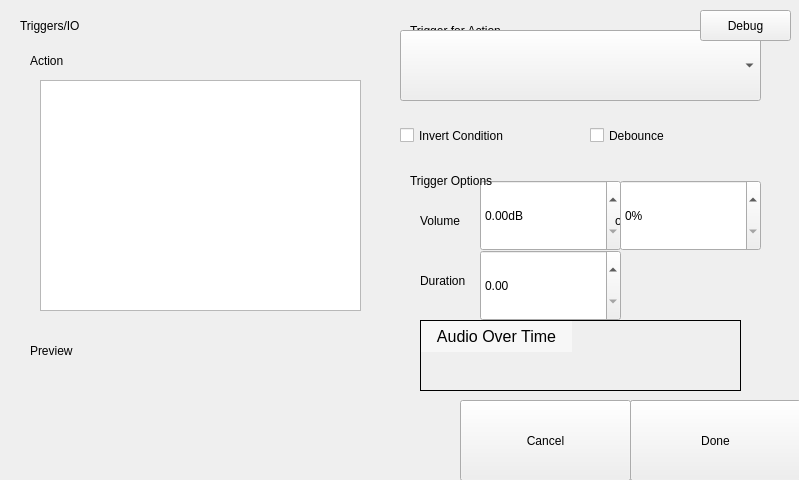
<?xml version="1.0" encoding="UTF-8"?>
<ui version="4.0">
 <class>Form</class>
 <widget class="QWidget" name="Form">
  <property name="geometry">
   <rect>
    <x>0</x>
    <y>0</y>
    <width>799</width>
    <height>480</height>
   </rect>
  </property>
  <property name="windowTitle">
   <string>Triggers</string>
  </property>
  <widget class="HeaderLabel" name="headerlabel">
   <property name="geometry">
    <rect>
     <x>20</x>
     <y>10</y>
     <width>271</width>
     <height>31</height>
    </rect>
   </property>
   <property name="text">
    <string>Triggers/IO</string>
   </property>
  </widget>
  <widget class="Backdrop" name="backdrop">
   <property name="geometry">
    <rect>
     <x>0</x>
     <y>0</y>
     <width>801</width>
     <height>481</height>
    </rect>
   </property>
  </widget>
  <widget class="Label" name="uiUnsavedChangesWarning">
   <property name="geometry">
    <rect>
     <x>420</x>
     <y>397</y>
     <width>361</width>
     <height>21</height>
    </rect>
   </property>
   <property name="text">
    <string>* Press Save to apply changes.</string>
   </property>
   <property name="alignment">
    <set>Qt::AlignRight|Qt::AlignTrailing|Qt::AlignVCenter</set>
   </property>
  </widget>
  <widget class="Button" name="uiSave">
   <property name="geometry">
    <rect>
     <x>630</x>
     <y>400</y>
     <width>171</width>
     <height>81</height>
    </rect>
   </property>
   <property name="text">
    <string>Save</string>
   </property>
   <property name="clickMarginLeft" stdset="0">
    <enum>Button::half</enum>
   </property>
  </widget>
  <widget class="Button" name="uiDone">
   <property name="geometry">
    <rect>
     <x>630</x>
     <y>400</y>
     <width>171</width>
     <height>81</height>
    </rect>
   </property>
   <property name="text">
    <string>Done</string>
   </property>
   <property name="clickMarginLeft" stdset="0">
    <enum>Button::half</enum>
   </property>
  </widget>
  <widget class="Button" name="uiCancel">
   <property name="geometry">
    <rect>
     <x>460</x>
     <y>400</y>
     <width>171</width>
     <height>81</height>
    </rect>
   </property>
   <property name="text">
    <string>Cancel</string>
   </property>
   <property name="clickMarginRight" stdset="0">
    <enum>Button::half</enum>
   </property>
  </widget>
  <widget class="Subheader" name="subheader">
   <property name="geometry">
    <rect>
     <x>30</x>
     <y>50</y>
     <width>321</width>
     <height>21</height>
    </rect>
   </property>
   <property name="text">
    <string>Action</string>
   </property>
  </widget>
  <widget class="ComboBox" name="uiTriggerList">
   <property name="geometry">
    <rect>
     <x>400</x>
     <y>30</y>
     <width>361</width>
     <height>71</height>
    </rect>
   </property>
   <property name="currentIndex">
    <number>-1</number>
   </property>
   <property name="clickMarginBottom" stdset="0">
    <enum>ComboBox::half</enum>
   </property>
  </widget>
  <widget class="Subheader" name="subheader_2">
   <property name="geometry">
    <rect>
     <x>410</x>
     <y>20</y>
     <width>371</width>
     <height>21</height>
    </rect>
   </property>
   <property name="text">
    <string>Trigger for Action</string>
   </property>
  </widget>
  <widget class="CheckBox" name="uiInvertCondition">
   <property name="geometry">
    <rect>
     <x>400</x>
     <y>100</y>
     <width>191</width>
     <height>71</height>
    </rect>
   </property>
   <property name="text">
    <string>Invert Condition</string>
   </property>
   <property name="clickMarginTop" stdset="0">
    <enum>CheckBox::half</enum>
   </property>
  </widget>
  <widget class="CheckBox" name="uiDebounce">
   <property name="geometry">
    <rect>
     <x>590</x>
     <y>100</y>
     <width>171</width>
     <height>71</height>
    </rect>
   </property>
   <property name="text">
    <string>Debounce</string>
   </property>
   <property name="clickMarginTop" stdset="0">
    <enum>CheckBox::half</enum>
   </property>
  </widget>
  <widget class="ScrollList" name="uiActionList">
   <property name="geometry">
    <rect>
     <x>40</x>
     <y>80</y>
     <width>321</width>
     <height>231</height>
    </rect>
   </property>
   <property name="editTriggers">
    <set>QAbstractItemView::NoEditTriggers</set>
   </property>
  </widget>
  <widget class="QWidget" name="uiPreview" native="true">
   <property name="geometry">
    <rect>
     <x>40</x>
     <y>370</y>
     <width>321</width>
     <height>111</height>
    </rect>
   </property>
  </widget>
  <widget class="Subheader" name="uiPreviewSubheader">
   <property name="geometry">
    <rect>
     <x>30</x>
     <y>340</y>
     <width>321</width>
     <height>21</height>
    </rect>
   </property>
   <property name="text">
    <string>Preview</string>
   </property>
  </widget>
  <widget class="QStackedWidget" name="uiIndividualTriggerConfigurationPanes">
   <property name="geometry">
    <rect>
     <x>400</x>
     <y>160</y>
     <width>401</width>
     <height>241</height>
    </rect>
   </property>
   <property name="currentIndex">
    <number>5</number>
   </property>
   <widget class="QWidget" name="uiNonePane"/>
   <widget class="QWidget" name="uiVirtualPane"/>
   <widget class="QWidget" name="uiIo1Pane">
    <widget class="DecimalSpinBox" name="uiIo1ThresholdVoltage">
     <property name="geometry">
      <rect>
       <x>140</x>
       <y>20</y>
       <width>221</width>
       <height>81</height>
      </rect>
     </property>
     <property name="suffix">
      <string> Volts</string>
     </property>
     <property name="maximum">
      <double>6.600000000000000</double>
     </property>
     <property name="singleStep">
      <double>0.100000000000000</double>
     </property>
    </widget>
    <widget class="CheckBox" name="uiIo120MAPullup">
     <property name="geometry">
      <rect>
       <x>140</x>
       <y>110</y>
       <width>151</width>
       <height>81</height>
      </rect>
     </property>
     <property name="text">
      <string>20mA at
5 Volts</string>
     </property>
    </widget>
    <widget class="CheckBox" name="uiIo11MAPullup">
     <property name="geometry">
      <rect>
       <x>0</x>
       <y>110</y>
       <width>141</width>
       <height>81</height>
      </rect>
     </property>
     <property name="text">
      <string>1mA at
5 Volts</string>
     </property>
    </widget>
    <widget class="Label" name="label_2">
     <property name="geometry">
      <rect>
       <x>20</x>
       <y>40</y>
       <width>171</width>
       <height>41</height>
      </rect>
     </property>
     <property name="text">
      <string>Input Threshold</string>
     </property>
    </widget>
    <widget class="Label" name="label_4">
     <property name="geometry">
      <rect>
       <x>20</x>
       <y>100</y>
       <width>181</width>
       <height>21</height>
      </rect>
     </property>
     <property name="text">
      <string>Pullups</string>
     </property>
    </widget>
    <widget class="Subheader" name="subheader_8">
     <property name="geometry">
      <rect>
       <x>10</x>
       <y>10</y>
       <width>241</width>
       <height>21</height>
      </rect>
     </property>
     <property name="text">
      <string>Trigger Options</string>
     </property>
    </widget>
    <zorder>label_4</zorder>
    <zorder>label_2</zorder>
    <zorder>uiIo1ThresholdVoltage</zorder>
    <zorder>uiIo11MAPullup</zorder>
    <zorder>uiIo120MAPullup</zorder>
    <zorder>subheader_8</zorder>
   </widget>
   <widget class="QWidget" name="uiIo2Pane">
    <widget class="DecimalSpinBox" name="uiIo2ThresholdVoltage">
     <property name="geometry">
      <rect>
       <x>140</x>
       <y>20</y>
       <width>221</width>
       <height>81</height>
      </rect>
     </property>
     <property name="suffix">
      <string> Volts</string>
     </property>
     <property name="maximum">
      <double>6.600000000000000</double>
     </property>
     <property name="singleStep">
      <double>0.100000000000000</double>
     </property>
    </widget>
    <widget class="CheckBox" name="uiIo220MAPullup">
     <property name="geometry">
      <rect>
       <x>0</x>
       <y>110</y>
       <width>211</width>
       <height>81</height>
      </rect>
     </property>
     <property name="text">
      <string>20mA
at 5 Volts</string>
     </property>
    </widget>
    <widget class="Label" name="label_5">
     <property name="geometry">
      <rect>
       <x>20</x>
       <y>100</y>
       <width>181</width>
       <height>21</height>
      </rect>
     </property>
     <property name="text">
      <string>Pullup</string>
     </property>
    </widget>
    <widget class="Label" name="label_6">
     <property name="geometry">
      <rect>
       <x>20</x>
       <y>40</y>
       <width>171</width>
       <height>41</height>
      </rect>
     </property>
     <property name="text">
      <string>Input Threshold</string>
     </property>
    </widget>
    <widget class="Subheader" name="subheader_7">
     <property name="geometry">
      <rect>
       <x>10</x>
       <y>10</y>
       <width>241</width>
       <height>21</height>
      </rect>
     </property>
     <property name="text">
      <string>Trigger Options</string>
     </property>
    </widget>
    <zorder>label_5</zorder>
    <zorder>label_6</zorder>
    <zorder>uiIo2ThresholdVoltage</zorder>
    <zorder>uiIo220MAPullup</zorder>
    <zorder>subheader_7</zorder>
   </widget>
   <widget class="QWidget" name="uiIo3Pane">
    <widget class="Label" name="label_7">
     <property name="geometry">
      <rect>
       <x>20</x>
       <y>0</y>
       <width>321</width>
       <height>21</height>
      </rect>
     </property>
     <property name="text">
      <string>Note: Input threshold is 5 volts.</string>
     </property>
    </widget>
   </widget>
   <widget class="QWidget" name="uiAudioPane">
    <widget class="Label" name="label">
     <property name="geometry">
      <rect>
       <x>20</x>
       <y>50</y>
       <width>81</width>
       <height>21</height>
      </rect>
     </property>
     <property name="text">
      <string>Volume</string>
     </property>
    </widget>
    <widget class="Label" name="label_9">
     <property name="geometry">
      <rect>
       <x>20</x>
       <y>110</y>
       <width>80</width>
       <height>21</height>
      </rect>
     </property>
     <property name="text">
      <string>Duration</string>
     </property>
    </widget>
    <widget class="QWidget" name="uiAudioGraph" native="true">
     <property name="geometry">
      <rect>
       <x>20</x>
       <y>160</y>
       <width>321</width>
       <height>71</height>
      </rect>
     </property>
     <property name="styleSheet">
      <string notr="true">border: 1px solid black</string>
     </property>
    </widget>
    <widget class="Label" name="uiAudioGraphLabel">
     <property name="geometry">
      <rect>
       <x>21</x>
       <y>161</y>
       <width>151</width>
       <height>31</height>
      </rect>
     </property>
     <property name="styleSheet">
      <string notr="true">
			font-size: 16px;
			background: rgba(255,255,255,127);</string>
     </property>
     <property name="text">
      <string>Audio Over Time</string>
     </property>
     <property name="alignment">
      <set>Qt::AlignCenter</set>
     </property>
    </widget>
    <widget class="Label" name="label_11">
     <property name="geometry">
      <rect>
       <x>200</x>
       <y>50</y>
       <width>41</width>
       <height>21</height>
      </rect>
     </property>
     <property name="text">
      <string>or</string>
     </property>
     <property name="alignment">
      <set>Qt::AlignCenter</set>
     </property>
    </widget>
    <widget class="DecimalSpinBox" name="uiAudioTriggerDB">
     <property name="geometry">
      <rect>
       <x>80</x>
       <y>20</y>
       <width>141</width>
       <height>71</height>
      </rect>
     </property>
     <property name="suffix">
      <string>dB</string>
     </property>
     <property name="maximum">
      <double>45.000000000000000</double>
     </property>
     <property name="singleStep">
      <double>0.100000000000000</double>
     </property>
     <property name="clickMarginBottom" stdset="0">
      <enum>DecimalSpinBox::half</enum>
     </property>
    </widget>
    <widget class="SpinBox" name="uiAudioTriggerPercent">
     <property name="geometry">
      <rect>
       <x>220</x>
       <y>20</y>
       <width>141</width>
       <height>71</height>
      </rect>
     </property>
     <property name="suffix">
      <string>%</string>
     </property>
     <property name="maximum">
      <number>100</number>
     </property>
     <property name="clickMarginBottom" stdset="0">
      <enum>SpinBox::half</enum>
     </property>
    </widget>
    <widget class="Subheader" name="subheader_4">
     <property name="geometry">
      <rect>
       <x>10</x>
       <y>10</y>
       <width>241</width>
       <height>21</height>
      </rect>
     </property>
     <property name="text">
      <string>Trigger Options</string>
     </property>
    </widget>
    <widget class="DecimalSpinBox" name="uiAudioTriggerDuration">
     <property name="geometry">
      <rect>
       <x>80</x>
       <y>90</y>
       <width>141</width>
       <height>71</height>
      </rect>
     </property>
     <property name="maximum">
      <double>999999999.000000000000000</double>
     </property>
     <property name="singleStep">
      <double>0.100000000000000</double>
     </property>
     <property name="clickMarginTop" stdset="0">
      <enum>DecimalSpinBox::half</enum>
     </property>
     <property name="units" stdset="0">
      <string>s</string>
     </property>
    </widget>
    <zorder>label</zorder>
    <zorder>label_9</zorder>
    <zorder>uiAudioGraph</zorder>
    <zorder>uiAudioGraphLabel</zorder>
    <zorder>uiAudioTriggerDB</zorder>
    <zorder>label_11</zorder>
    <zorder>uiAudioTriggerPercent</zorder>
    <zorder>uiAudioTriggerDuration</zorder>
    <zorder>subheader_4</zorder>
   </widget>
   <widget class="QWidget" name="uiMotionPane">
    <widget class="QWidget" name="uiMotionGraph" native="true">
     <property name="geometry">
      <rect>
       <x>20</x>
       <y>39</y>
       <width>321</width>
       <height>121</height>
      </rect>
     </property>
     <property name="styleSheet">
      <string notr="true">border: 1px solid black</string>
     </property>
    </widget>
    <widget class="Button" name="uiConfigureMotionTriggering">
     <property name="geometry">
      <rect>
       <x>0</x>
       <y>149</y>
       <width>361</width>
       <height>81</height>
      </rect>
     </property>
     <property name="text">
      <string>Configure Motion Triggering</string>
     </property>
    </widget>
    <widget class="Label" name="uiMotionGraphLabel">
     <property name="geometry">
      <rect>
       <x>21</x>
       <y>40</y>
       <width>151</width>
       <height>31</height>
      </rect>
     </property>
     <property name="styleSheet">
      <string notr="true">
			font-size: 16px;
			background: rgba(255,255,255,127);</string>
     </property>
     <property name="text">
      <string>Motion Over Time</string>
     </property>
     <property name="alignment">
      <set>Qt::AlignCenter</set>
     </property>
    </widget>
    <widget class="Subheader" name="subheader_5">
     <property name="geometry">
      <rect>
       <x>10</x>
       <y>10</y>
       <width>241</width>
       <height>21</height>
      </rect>
     </property>
     <property name="text">
      <string>Trigger Options</string>
     </property>
    </widget>
    <zorder>uiMotionGraph</zorder>
    <zorder>uiMotionGraphLabel</zorder>
    <zorder>uiConfigureMotionTriggering</zorder>
    <zorder>subheader_5</zorder>
   </widget>
   <widget class="QWidget" name="uiDelayPane">
    <widget class="DecimalSpinBox" name="uiDelayAmount">
     <property name="geometry">
      <rect>
       <x>50</x>
       <y>20</y>
       <width>151</width>
       <height>81</height>
      </rect>
     </property>
     <property name="decimals">
      <number>2</number>
     </property>
     <property name="maximum">
      <double>99999999.000000000000000</double>
     </property>
     <property name="singleStep">
      <double>0.010000000000000</double>
     </property>
     <property name="units" stdset="0">
      <string>s</string>
     </property>
    </widget>
    <widget class="Label" name="label_8">
     <property name="geometry">
      <rect>
       <x>20</x>
       <y>40</y>
       <width>51</width>
       <height>41</height>
      </rect>
     </property>
     <property name="text">
      <string>Delay</string>
     </property>
    </widget>
    <widget class="Subheader" name="subheader_6">
     <property name="geometry">
      <rect>
       <x>10</x>
       <y>10</y>
       <width>241</width>
       <height>21</height>
      </rect>
     </property>
     <property name="text">
      <string>Trigger Options</string>
     </property>
    </widget>
    <zorder>label_8</zorder>
    <zorder>uiDelayAmount</zorder>
    <zorder>subheader_6</zorder>
   </widget>
   <widget class="QWidget" name="uiCombPane"/>
   <widget class="QWidget" name="uiTogglePane"/>
   <widget class="QWidget" name="uiShutterPane"/>
   <widget class="QWidget" name="uiRecordingPane"/>
   <widget class="QWidget" name="uiDispFramePane"/>
   <widget class="QWidget" name="uiStartRecPane"/>
   <widget class="QWidget" name="uiEndRecPane"/>
   <widget class="QWidget" name="uiNextSegPane"/>
   <widget class="QWidget" name="uiTimingIoPane"/>
   <widget class="QWidget" name="uiAlwaysHighPane"/>
  </widget>
  <widget class="QPushButton" name="uiDebug">
   <property name="geometry">
    <rect>
     <x>700</x>
     <y>10</y>
     <width>91</width>
     <height>31</height>
    </rect>
   </property>
   <property name="focusPolicy">
    <enum>Qt::NoFocus</enum>
   </property>
   <property name="text">
    <string>Debug</string>
   </property>
  </widget>
  <zorder>backdrop</zorder>
  <zorder>headerlabel</zorder>
  <zorder>uiUnsavedChangesWarning</zorder>
  <zorder>uiSave</zorder>
  <zorder>uiDone</zorder>
  <zorder>subheader</zorder>
  <zorder>subheader_2</zorder>
  <zorder>uiTriggerList</zorder>
  <zorder>uiInvertCondition</zorder>
  <zorder>uiDebounce</zorder>
  <zorder>uiActionList</zorder>
  <zorder>uiPreviewSubheader</zorder>
  <zorder>uiIndividualTriggerConfigurationPanes</zorder>
  <zorder>uiPreview</zorder>
  <zorder>uiCancel</zorder>
  <zorder>uiDebug</zorder>
 </widget>
 <customwidgets>
  <customwidget>
   <class>Backdrop</class>
   <extends>QLabel</extends>
   <header>backdrop</header>
  </customwidget>
  <customwidget>
   <class>Button</class>
   <extends>QPushButton</extends>
   <header>button</header>
  </customwidget>
  <customwidget>
   <class>CheckBox</class>
   <extends>QCheckBox</extends>
   <header>check_box</header>
  </customwidget>
  <customwidget>
   <class>ComboBox</class>
   <extends>QComboBox</extends>
   <header>combo_box</header>
  </customwidget>
  <customwidget>
   <class>DecimalSpinBox</class>
   <extends>QDoubleSpinBox</extends>
   <header>decimal_spin_box</header>
  </customwidget>
  <customwidget>
   <class>HeaderLabel</class>
   <extends>QLabel</extends>
   <header>header_label</header>
  </customwidget>
  <customwidget>
   <class>Label</class>
   <extends>QLabel</extends>
   <header>label</header>
  </customwidget>
  <customwidget>
   <class>ScrollList</class>
   <extends>QListView</extends>
   <header>scroll_list</header>
  </customwidget>
  <customwidget>
   <class>SpinBox</class>
   <extends>QSpinBox</extends>
   <header>spin_box</header>
  </customwidget>
  <customwidget>
   <class>Subheader</class>
   <extends>QLabel</extends>
   <header>subheader</header>
  </customwidget>
 </customwidgets>
 <tabstops>
  <tabstop>uiDone</tabstop>
  <tabstop>uiSave</tabstop>
  <tabstop>uiActionList</tabstop>
  <tabstop>uiTriggerList</tabstop>
  <tabstop>uiInvertCondition</tabstop>
  <tabstop>uiDebounce</tabstop>
  <tabstop>uiIo1ThresholdVoltage</tabstop>
  <tabstop>uiIo11MAPullup</tabstop>
  <tabstop>uiIo120MAPullup</tabstop>
  <tabstop>uiIo2ThresholdVoltage</tabstop>
  <tabstop>uiIo220MAPullup</tabstop>
  <tabstop>uiAudioTriggerDB</tabstop>
  <tabstop>uiAudioTriggerPercent</tabstop>
  <tabstop>uiAudioTriggerDuration</tabstop>
  <tabstop>uiConfigureMotionTriggering</tabstop>
  <tabstop>uiDelayAmount</tabstop>
  <tabstop>uiCancel</tabstop>
 </tabstops>
 <resources>
  <include location="../assets.qrc"/>
 </resources>
 <connections/>
</ui>
